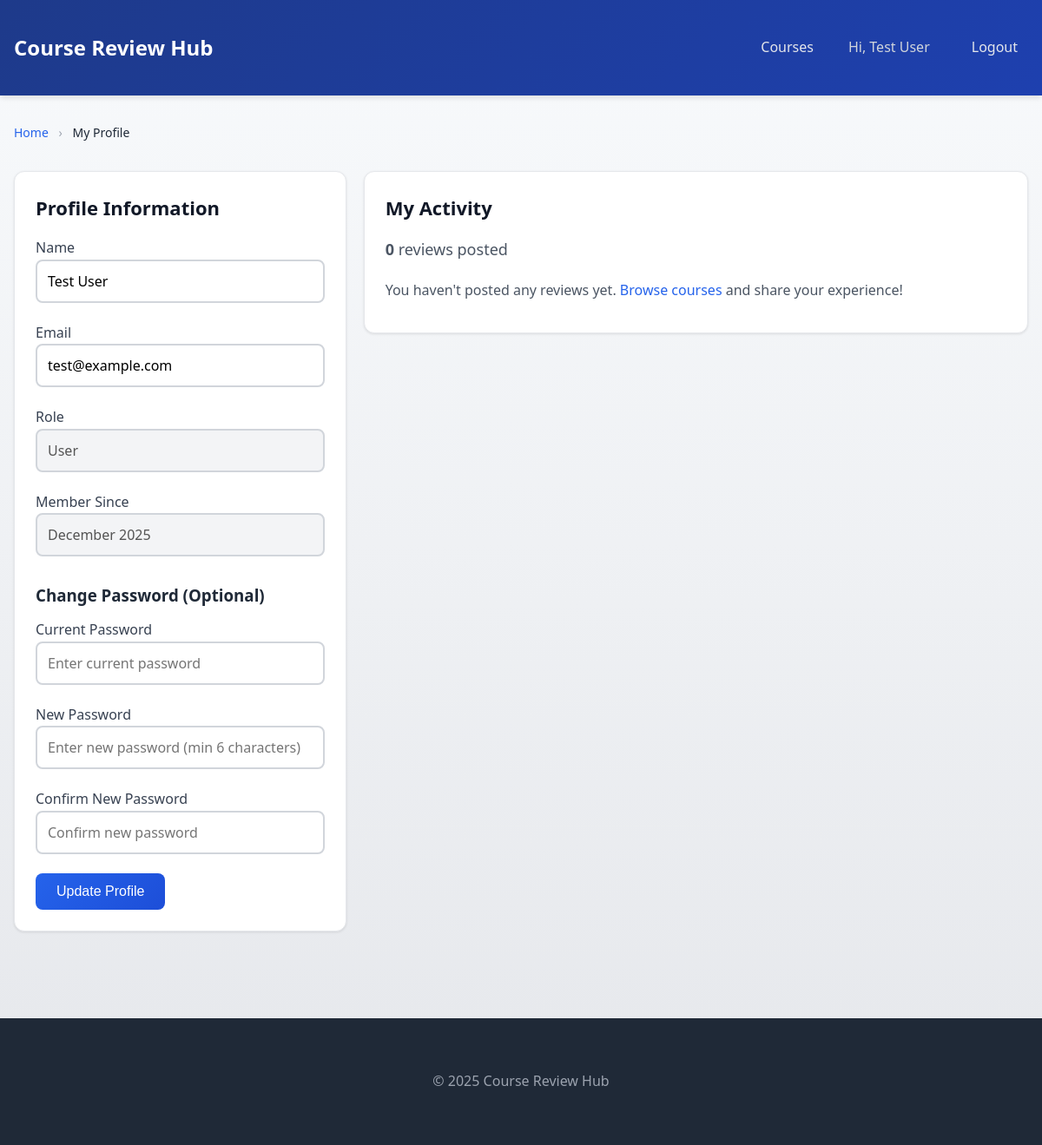
The app's page /profile.php (signed in) with its own data.
### tables this page shows
CREATE TABLE IF NOT EXISTS users (
	id INT AUTO_INCREMENT PRIMARY KEY,
	name VARCHAR(100) NOT NULL,
	email VARCHAR(190) NOT NULL UNIQUE,
	password_hash VARCHAR(255) NOT NULL,
	role ENUM('user','admin') NOT NULL DEFAULT 'user',
	created_at TIMESTAMP DEFAULT CURRENT_TIMESTAMP
);

### includes/auth.php (called while the page is built, shortened)
<?php
require_once __DIR__ . '/helpers.php';
function current_user(): ?array {
	return $_SESSION['user'] ?? null;
}

### includes/helpers.php (called while the page is built, shortened)
<?php
function h(?string $value): string {
	return htmlspecialchars($value ?? '', ENT_QUOTES | ENT_SUBSTITUTE, 'UTF-8');
}

### public/profile.php (the view, shortened to what this page needs)
<?php
require_once __DIR__ . '/../includes/auth.php';
$pdo = get_pdo();
$user = current_user();
$stmt = $pdo->prepare('SELECT name, email, role, created_at FROM users WHERE id = ?');
$stmt->execute([$user['id']]);
$userData = $stmt->fetch();
$stmt = $pdo->prepare('SELECT COUNT(*) FROM reviews WHERE user_id = ?');
$stmt->execute([$user['id']]);
$reviewsCount = (int)$stmt->fetchColumn();
$stmt = $pdo->prepare('SELECT r.*, c.code, c.title FROM reviews r JOIN courses c ON c.id = r.course_id WHERE r.user_id = ? ORDER BY r.created_at DESC LIMIT 5');
$stmt->execute([$user['id']]);
$recentReviews = $stmt->fetchAll();
include __DIR__ . '/../includes/header.php';
?>
<nav class="breadcrumb">
	<a href="/index.php">Home</a>
	<span class="breadcrumb-separator">›</span>
	<span class="breadcrumb-current">My Profile</span>
</nav>
<div class="grid" style="grid-template-columns: 1fr 2fr;">
	<div>
		<div class="card">
			<h2>Profile Information</h2>
			<form method="post">
				<div class="form-row">
					<label>
						Name
						<input class="input" type="text" name="name" value="<?= h($userData['name'] ?? '') ?>" required />
					</label>
					<label>
						Email
						<input class="input" type="email" name="email" value="<?= h($userData['email'] ?? '') ?>" required />
					</label>
					<label>
						Role
						<input class="input" type="text" value="<?= h($userData['role'] === 'admin' ? 'Administrator' : 'User') ?>" disabled style="background: #f3f4f6;" />
					</label>
					<label>
						Member Since
						<input class="input" type="text" value="<?= date('F Y', strtotime($userData['created_at'] ?? 'now')) ?>" disabled style="background: #f3f4f6;" />
					</label>
				</div>
				<h3 style="margin-top: 24px; margin-bottom: 12px;">Change Password (Optional)</h3>
				<div class="form-row">
					<label>
						Current Password
						<input class="input" type="password" name="current_password" placeholder="Enter current password" />
					</label>
					<label>
						New Password
						<input class="input" type="password" name="new_password" placeholder="Enter new password (min 6 characters)" />
					</label>
					<label>
						Confirm New Password
						<input class="input" type="password" name="confirm_password" placeholder="Confirm new password" />
					</label>
				</div>
				<button class="button-primary" type="submit">Update Profile</button>
			</form>
		</div>
	</div>
	<div>
		<div class="card">
			<h2>My Activity</h2>
			<div style="margin-bottom: 20px;">
				<p style="font-size: 18px; margin: 0;"><strong><?= $reviewsCount ?></strong> review<?= $reviewsCount !== 1 ? 's' : '' ?> posted</p>
			</div>
			<?php if (empty($recentReviews)): ?>
				<p>You haven't posted any reviews yet. <a href="/index.php">Browse courses</a> and share your experience!</p>
			<?php endif; ?>
		</div>
	</div>
</div>
<?php include __DIR__ . '/../includes/footer.php'; ?>

### includes/header.php (shortened to what this page needs)
<?php
require_once __DIR__ . '/auth.php';
?>
<!DOCTYPE html>
<html lang="en">
<head>
	<link rel="stylesheet" href="/assets/styles.css" />
</head>
<body>
	<header class="site-header">
		<div class="container">
			<a class="logo" href="/index.php">Course Review Hub</a>
			<nav class="nav">
				<a href="/index.php">Courses</a>
			<?php if (current_user()): ?>
				<a href="/profile.php" class="welcome" style="text-decoration: none;">Hi, <?= h(current_user()['name']) ?></a>
				<a href="/logout.php">Logout</a>
			<?php else: ?>
					<a href="/login.php">Login</a>
					<a href="/register.php" class="button">Sign up</a>
				<?php endif; ?>
			</nav>
		</div>
	</header>
	<main class="container">

### assets/styles.css (style rules this page uses)
* { box-sizing: border-box; }
body { margin: 0; font-family: system-ui, -apple-system, 'Segoe UI', Roboto, 'Helvetica Neue', Arial, sans-serif; color: #1f2937; background: linear-gradient(to bottom, #f8fafc 0%, #e5e7eb 100%); min-height: 100vh; line-height: 1.6; }
a { color: #2563eb; text-decoration: none; transition: color 0.2s; }
.container { max-width: 1200px; margin: 0 auto; padding: 20px 16px; }
.site-header { background: linear-gradient(135deg, #1e3a8a 0%, #1e40af 100%); color: #f9fafb; padding: 16px 0; box-shadow: 0 4px 6px -1px rgba(0, 0, 0, 0.1); position: sticky; top: 0; z-index: 100; }
.site-header .container { display: flex; justify-content: space-between; align-items: center; flex-wrap: wrap; gap: 12px; }
.site-header .logo { color: #fff; font-weight: 700; font-size: 24px; text-decoration: none; }
.nav { display: flex; gap: 16px; align-items: center; flex-wrap: wrap; }
.nav a { color: #e5e7eb; text-decoration: none; padding: 6px 12px; border-radius: 6px; transition: background 0.2s; }
.nav .welcome { color: #d1d5db; margin-right: 8px; font-weight: 500; }
.card { background: #fff; border: 1px solid #e5e7eb; border-radius: 12px; padding: 24px; margin-bottom: 20px; box-shadow: 0 1px 3px rgba(0, 0, 0, 0.1); transition: box-shadow 0.2s, transform 0.2s; }
.card h2 { margin-top: 0; margin-bottom: 16px; color: #111827; font-size: 22px; font-weight: 600; }
.card p { margin: 12px 0; color: #4b5563; }
.input, select, textarea { width: 100%; padding: 12px; border: 2px solid #d1d5db; border-radius: 8px; background: #fff; font-size: 16px; font-family: inherit; transition: border-color 0.2s, box-shadow 0.2s; }
.button-primary { background: linear-gradient(135deg, #2563eb 0%, #1d4ed8 100%); color: #fff; padding: 12px 24px; border: 0; border-radius: 8px; cursor: pointer; font-size: 16px; font-weight: 500; transition: background 0.2s, transform 0.1s; }
.form-row { display: grid; grid-template-columns: 1fr; gap: 16px; margin-bottom: 16px; }
.form-row label { display: block; margin-bottom: 6px; font-weight: 500; color: #374151; }
.grid { display: grid; grid-template-columns: repeat(1, 1fr); gap: 20px; align-items: stretch; }
.grid > * { display: flex; flex-direction: column; }
@media (min-width: 720px) { .grid { grid-template-columns: repeat(2, 1fr); } }
@media (min-width: 1024px) { .grid { grid-template-columns: repeat(3, 1fr); } }
.breadcrumb { margin-bottom: 20px; padding: 12px 0; font-size: 14px; color: #6b7280; }
.breadcrumb a { color: #2563eb; text-decoration: none; transition: color 0.2s; }
.breadcrumb-separator { margin: 0 8px; color: #9ca3af; }
.breadcrumb-current { color: #1f2937; font-weight: 500; }

### records on screen
users: name "Test User", email "test@example.com", role "User", created_at "December 2025"

### other values on screen
$reviewsCount "0"
